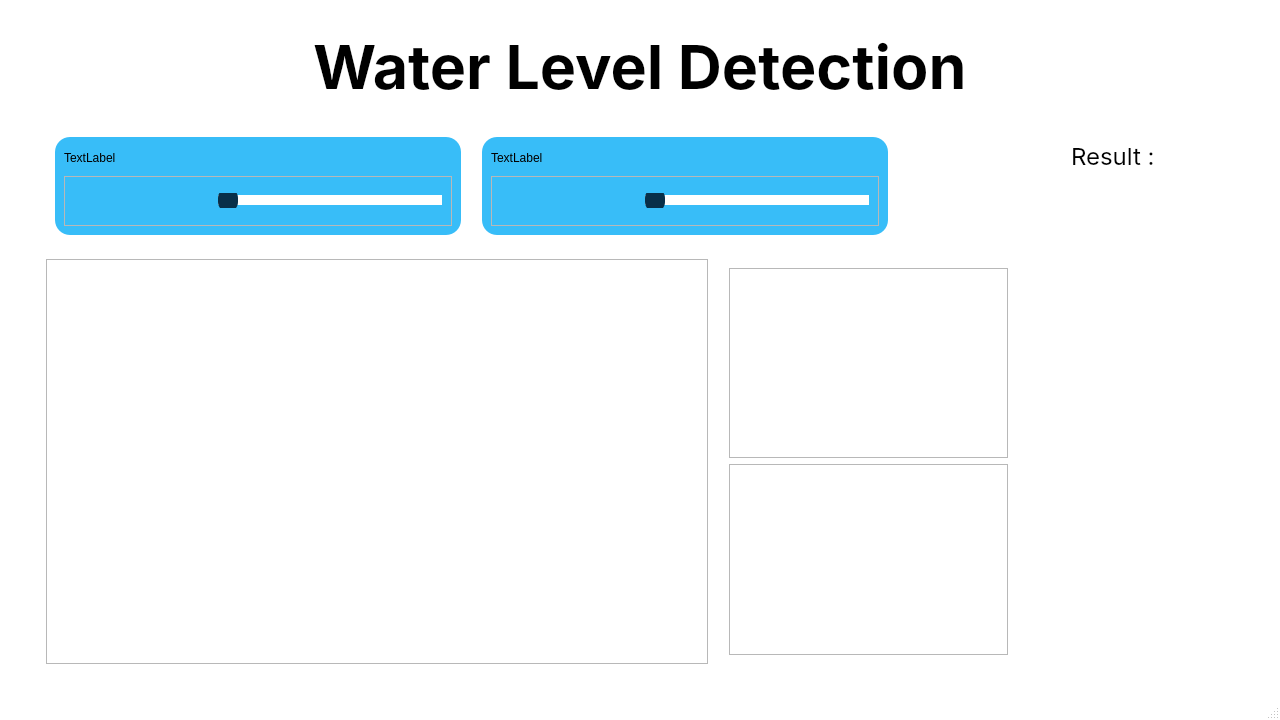
<?xml version="1.0" encoding="UTF-8"?>
<ui version="4.0">
 <class>MainWindow</class>
 <widget class="QMainWindow" name="MainWindow">
  <property name="geometry">
   <rect>
    <x>0</x>
    <y>0</y>
    <width>1280</width>
    <height>720</height>
   </rect>
  </property>
  <property name="windowTitle">
   <string>MainWindow</string>
  </property>
  <property name="styleSheet">
   <string notr="true">QMainWindow#MainWindow {
	background : #ffffff
}</string>
  </property>
  <widget class="QWidget" name="centralwidget">
   <widget class="QFrame" name="frame">
    <property name="geometry">
     <rect>
      <x>140</x>
      <y>9</y>
      <width>1000</width>
      <height>115</height>
     </rect>
    </property>
    <property name="layoutDirection">
     <enum>Qt::LeftToRight</enum>
    </property>
    <property name="frameShape">
     <enum>QFrame::NoFrame</enum>
    </property>
    <property name="frameShadow">
     <enum>QFrame::Raised</enum>
    </property>
    <layout class="QHBoxLayout" name="horizontalLayout">
     <item>
      <spacer name="horizontalSpacer">
       <property name="orientation">
        <enum>Qt::Horizontal</enum>
       </property>
       <property name="sizeHint" stdset="0">
        <size>
         <width>40</width>
         <height>20</height>
        </size>
       </property>
      </spacer>
     </item>
     <item>
      <widget class="QLabel" name="label">
       <property name="font">
        <font>
         <family>Inter</family>
         <pointsize>46</pointsize>
         <weight>75</weight>
         <bold>true</bold>
        </font>
       </property>
       <property name="mouseTracking">
        <bool>true</bool>
       </property>
       <property name="layoutDirection">
        <enum>Qt::LeftToRight</enum>
       </property>
       <property name="autoFillBackground">
        <bool>false</bool>
       </property>
       <property name="styleSheet">
        <string notr="true"/>
       </property>
       <property name="frameShadow">
        <enum>QFrame::Sunken</enum>
       </property>
       <property name="text">
        <string>Water Level Detection</string>
       </property>
       <property name="textFormat">
        <enum>Qt::AutoText</enum>
       </property>
      </widget>
     </item>
     <item>
      <spacer name="horizontalSpacer_2">
       <property name="orientation">
        <enum>Qt::Horizontal</enum>
       </property>
       <property name="sizeHint" stdset="0">
        <size>
         <width>40</width>
         <height>20</height>
        </size>
       </property>
      </spacer>
     </item>
    </layout>
   </widget>
   <widget class="QFrame" name="frame_2">
    <property name="geometry">
     <rect>
      <x>10</x>
      <y>110</y>
      <width>1261</width>
      <height>581</height>
     </rect>
    </property>
    <property name="minimumSize">
     <size>
      <width>1261</width>
      <height>581</height>
     </size>
    </property>
    <property name="maximumSize">
     <size>
      <width>16777215</width>
      <height>16777215</height>
     </size>
    </property>
    <property name="frameShape">
     <enum>QFrame::NoFrame</enum>
    </property>
    <property name="frameShadow">
     <enum>QFrame::Plain</enum>
    </property>
    <property name="lineWidth">
     <number>0</number>
    </property>
    <layout class="QHBoxLayout" name="horizontalLayout_3">
     <item>
      <widget class="QFrame" name="frame_4">
       <property name="maximumSize">
        <size>
         <width>1020</width>
         <height>16777215</height>
        </size>
       </property>
       <property name="frameShape">
        <enum>QFrame::NoFrame</enum>
       </property>
       <property name="frameShadow">
        <enum>QFrame::Plain</enum>
       </property>
       <property name="lineWidth">
        <number>0</number>
       </property>
       <layout class="QVBoxLayout" name="verticalLayout">
        <item>
         <widget class="QFrame" name="frame_3">
          <property name="frameShape">
           <enum>QFrame::NoFrame</enum>
          </property>
          <property name="frameShadow">
           <enum>QFrame::Raised</enum>
          </property>
          <layout class="QHBoxLayout" name="horizontalLayout_4">
           <item>
            <widget class="QFrame" name="frame_6">
             <property name="maximumSize">
              <size>
               <width>406</width>
               <height>100</height>
              </size>
             </property>
             <property name="styleSheet">
              <string notr="true">QFrame#frame_6 {
	background: #38BDF8;
	border-radius: 15px;
}</string>
             </property>
             <property name="frameShape">
              <enum>QFrame::StyledPanel</enum>
             </property>
             <property name="frameShadow">
              <enum>QFrame::Raised</enum>
             </property>
             <layout class="QVBoxLayout" name="verticalLayout_2">
              <item>
               <widget class="QLabel" name="label_3">
                <property name="maximumSize">
                 <size>
                  <width>144</width>
                  <height>40</height>
                 </size>
                </property>
                <property name="text">
                 <string>TextLabel</string>
                </property>
               </widget>
              </item>
              <item>
               <widget class="QFrame" name="frame_8">
                <property name="maximumSize">
                 <size>
                  <width>1000</width>
                  <height>16777215</height>
                 </size>
                </property>
                <property name="frameShape">
                 <enum>QFrame::StyledPanel</enum>
                </property>
                <property name="frameShadow">
                 <enum>QFrame::Raised</enum>
                </property>
                <layout class="QHBoxLayout" name="horizontalLayout_5">
                 <item>
                  <widget class="QPushButton" name="pushButton_3">
                   <property name="enabled">
                    <bool>true</bool>
                   </property>
                   <property name="maximumSize">
                    <size>
                     <width>1000</width>
                     <height>1000</height>
                    </size>
                   </property>
                   <property name="font">
                    <font>
                     <pointsize>9</pointsize>
                    </font>
                   </property>
                   <property name="styleSheet">
                    <string notr="true">QPushButton#pushButton_3{
	background : url(:/images/record.png);
	border-radius: 5px;
	width : 30px;
	height : 30px;
}
QPushButton#pushButton_3:hover {
	background : url(:/images/record_hover.png)
}</string>
                   </property>
                   <property name="text">
                    <string/>
                   </property>
                  </widget>
                 </item>
                 <item>
                  <widget class="QPushButton" name="pushButton_5">
                   <property name="enabled">
                    <bool>true</bool>
                   </property>
                   <property name="maximumSize">
                    <size>
                     <width>30</width>
                     <height>30</height>
                    </size>
                   </property>
                   <property name="font">
                    <font>
                     <pointsize>9</pointsize>
                    </font>
                   </property>
                   <property name="styleSheet">
                    <string notr="true">QPushButton#pushButton_5{
	background :url(:/images/play.png);
	border-radius: 5px;
	width : 98px;
	height : 98px;
}
QPushButton#pushButton_5:hover {
	background : url(:/images/play_hover.png)
}</string>
                   </property>
                   <property name="text">
                    <string/>
                   </property>
                  </widget>
                 </item>
                 <item>
                  <widget class="QPushButton" name="pushButton_4">
                   <property name="enabled">
                    <bool>true</bool>
                   </property>
                   <property name="maximumSize">
                    <size>
                     <width>30</width>
                     <height>30</height>
                    </size>
                   </property>
                   <property name="font">
                    <font>
                     <pointsize>9</pointsize>
                    </font>
                   </property>
                   <property name="styleSheet">
                    <string notr="true">QPushButton#pushButton_4{
	background :url(:/images/stop.png);
	border-radius: 5px;
	width : 98px;
	height : 98px;
}
QPushButton#pushButton_4:hover {
	background :url(:/images/stop_hover.png)
}</string>
                   </property>
                   <property name="text">
                    <string/>
                   </property>
                  </widget>
                 </item>
                 <item>
                  <widget class="QPushButton" name="pushButton_2">
                   <property name="enabled">
                    <bool>true</bool>
                   </property>
                   <property name="maximumSize">
                    <size>
                     <width>30</width>
                     <height>30</height>
                    </size>
                   </property>
                   <property name="font">
                    <font>
                     <pointsize>9</pointsize>
                    </font>
                   </property>
                   <property name="styleSheet">
                    <string notr="true">QPushButton#pushButton_2{
	background :url(:/images/browse.png);
	border-radius: 5px;
	width : 98px;
	height : 98px;
}
QPushButton#pushButton:hover {
	background :url(:/images/browse_hover.png)
}</string>
                   </property>
                   <property name="text">
                    <string/>
                   </property>
                  </widget>
                 </item>
                 <item>
                  <widget class="QSlider" name="horizontalSlider">
                   <property name="styleSheet">
                    <string notr="true">QSlider::groove:horizontal {
	background : #ffffff;
	height : 10px;

}

QSlider::handle:horizontal {
	background : #082F49;
	width: 20px;
	height: 20px;
	border-radius: 10px;
	margin: -7px, -7px;
}</string>
                   </property>
                   <property name="orientation">
                    <enum>Qt::Horizontal</enum>
                   </property>
                  </widget>
                 </item>
                </layout>
               </widget>
              </item>
             </layout>
            </widget>
           </item>
           <item>
            <widget class="QFrame" name="frame_7">
             <property name="maximumSize">
              <size>
               <width>406</width>
               <height>100</height>
              </size>
             </property>
             <property name="styleSheet">
              <string notr="true">QFrame#frame_7 {
	background: #38BDF8;
	border-radius: 15px;
}</string>
             </property>
             <property name="frameShape">
              <enum>QFrame::StyledPanel</enum>
             </property>
             <property name="frameShadow">
              <enum>QFrame::Raised</enum>
             </property>
             <layout class="QVBoxLayout" name="verticalLayout_3">
              <item>
               <widget class="QLabel" name="label_4">
                <property name="maximumSize">
                 <size>
                  <width>144</width>
                  <height>40</height>
                 </size>
                </property>
                <property name="text">
                 <string>TextLabel</string>
                </property>
               </widget>
              </item>
              <item>
               <widget class="QFrame" name="frame_9">
                <property name="maximumSize">
                 <size>
                  <width>406</width>
                  <height>16777215</height>
                 </size>
                </property>
                <property name="frameShape">
                 <enum>QFrame::StyledPanel</enum>
                </property>
                <property name="frameShadow">
                 <enum>QFrame::Raised</enum>
                </property>
                <layout class="QHBoxLayout" name="horizontalLayout_6">
                 <item>
                  <widget class="QPushButton" name="pushButton_6">
                   <property name="enabled">
                    <bool>true</bool>
                   </property>
                   <property name="maximumSize">
                    <size>
                     <width>30</width>
                     <height>30</height>
                    </size>
                   </property>
                   <property name="font">
                    <font>
                     <pointsize>9</pointsize>
                    </font>
                   </property>
                   <property name="styleSheet">
                    <string notr="true">QPushButton#pushButton_6{
	background : url(:/images/record.png);
	border-radius: 5px;
	width : 30px;
	height : 30px;
}
QPushButton#pushButton_6:hover {
	background : url(:/images/record_hover.png)
}</string>
                   </property>
                   <property name="text">
                    <string/>
                   </property>
                  </widget>
                 </item>
                 <item>
                  <widget class="QPushButton" name="pushButton_7">
                   <property name="enabled">
                    <bool>true</bool>
                   </property>
                   <property name="maximumSize">
                    <size>
                     <width>30</width>
                     <height>30</height>
                    </size>
                   </property>
                   <property name="font">
                    <font>
                     <pointsize>9</pointsize>
                    </font>
                   </property>
                   <property name="styleSheet">
                    <string notr="true">QPushButton#pushButton_7{
	background :url(:/images/play.png);
	border-radius: 5px;
	width : 98px;
	height : 98px;
}
QPushButton#pushButton_7:hover {
	background : url(:/images/play_hover.png)
}</string>
                   </property>
                   <property name="text">
                    <string/>
                   </property>
                  </widget>
                 </item>
                 <item>
                  <widget class="QPushButton" name="pushButton_8">
                   <property name="enabled">
                    <bool>true</bool>
                   </property>
                   <property name="maximumSize">
                    <size>
                     <width>30</width>
                     <height>30</height>
                    </size>
                   </property>
                   <property name="font">
                    <font>
                     <pointsize>9</pointsize>
                    </font>
                   </property>
                   <property name="styleSheet">
                    <string notr="true">QPushButton#pushButton_8{
	background :url(:/images/stop.png);
	border-radius: 5px;
	width : 98px;
	height : 98px;
}
QPushButton#pushButton_8:hover {
	background :url(:/images/stop_hover.png)
}</string>
                   </property>
                   <property name="text">
                    <string/>
                   </property>
                  </widget>
                 </item>
                 <item>
                  <widget class="QPushButton" name="pushButton_9">
                   <property name="enabled">
                    <bool>true</bool>
                   </property>
                   <property name="maximumSize">
                    <size>
                     <width>30</width>
                     <height>30</height>
                    </size>
                   </property>
                   <property name="font">
                    <font>
                     <pointsize>9</pointsize>
                    </font>
                   </property>
                   <property name="styleSheet">
                    <string notr="true">QPushButton#pushButton_9{
	background :url(:/images/browse.png);
	border-radius: 5px;
	width : 98px;
	height : 98px;
}
QPushButton#pushButton_9:hover {
	background :url(:/images/browse_hover.png)
}</string>
                   </property>
                   <property name="text">
                    <string/>
                   </property>
                  </widget>
                 </item>
                 <item>
                  <widget class="QSlider" name="horizontalSlider_2">
                   <property name="styleSheet">
                    <string notr="true">QSlider::groove:horizontal {
	background : #ffffff;
	height : 10px;

}

QSlider::handle:horizontal {
	background : #082F49;
	width: 20px;
	height: 20px;
	border-radius: 10px;
	margin: -7px, -7px;
}</string>
                   </property>
                   <property name="orientation">
                    <enum>Qt::Horizontal</enum>
                   </property>
                  </widget>
                 </item>
                </layout>
               </widget>
              </item>
             </layout>
            </widget>
           </item>
           <item>
            <widget class="QPushButton" name="pushButton">
             <property name="maximumSize">
              <size>
               <width>98</width>
               <height>98</height>
              </size>
             </property>
             <property name="styleSheet">
              <string notr="true">QPushButton#pushButton{
	background :url(:/images/start_button.png);
	border-radius: 5px;
	width : 98px;
	height : 98px;
}
QPushButton#pushButton:hover {
	background :url(:/images/start_button_hover.png)
}</string>
             </property>
             <property name="text">
              <string/>
             </property>
            </widget>
           </item>
          </layout>
         </widget>
        </item>
        <item>
         <widget class="QFrame" name="frame_5">
          <property name="frameShape">
           <enum>QFrame::NoFrame</enum>
          </property>
          <property name="frameShadow">
           <enum>QFrame::Raised</enum>
          </property>
          <layout class="QHBoxLayout" name="horizontalLayout_7">
           <item>
            <widget class="QGraphicsView" name="graphicsView">
             <property name="maximumSize">
              <size>
               <width>662</width>
               <height>426</height>
              </size>
             </property>
            </widget>
           </item>
           <item>
            <widget class="QFrame" name="frame_10">
             <property name="maximumSize">
              <size>
               <width>297</width>
               <height>16777215</height>
              </size>
             </property>
             <property name="frameShape">
              <enum>QFrame::NoFrame</enum>
             </property>
             <property name="frameShadow">
              <enum>QFrame::Raised</enum>
             </property>
             <layout class="QVBoxLayout" name="verticalLayout_4">
              <item>
               <widget class="QGraphicsView" name="graphicsView_2">
                <property name="maximumSize">
                 <size>
                  <width>297</width>
                  <height>196</height>
                 </size>
                </property>
               </widget>
              </item>
              <item>
               <widget class="QGraphicsView" name="graphicsView_3">
                <property name="maximumSize">
                 <size>
                  <width>297</width>
                  <height>196</height>
                 </size>
                </property>
               </widget>
              </item>
             </layout>
            </widget>
           </item>
          </layout>
         </widget>
        </item>
       </layout>
      </widget>
     </item>
     <item>
      <widget class="QFrame" name="result_box">
       <property name="enabled">
        <bool>true</bool>
       </property>
       <property name="maximumSize">
        <size>
         <width>207</width>
         <height>543</height>
        </size>
       </property>
       <property name="styleSheet">
        <string notr="true">#result_box{
		background-image: url(:/images/Rectangle 10.png);
}</string>
       </property>
       <property name="frameShape">
        <enum>QFrame::NoFrame</enum>
       </property>
       <property name="frameShadow">
        <enum>QFrame::Raised</enum>
       </property>
       <widget class="QLabel" name="label_2">
        <property name="geometry">
         <rect>
          <x>20</x>
          <y>10</y>
          <width>95</width>
          <height>34</height>
         </rect>
        </property>
        <property name="font">
         <font>
          <family>Inter</family>
          <pointsize>18</pointsize>
         </font>
        </property>
        <property name="text">
         <string>Result :</string>
        </property>
       </widget>
      </widget>
     </item>
    </layout>
   </widget>
  </widget>
  <widget class="QStatusBar" name="statusbar"/>
 </widget>
 <resources>
  <include location="Assets/button_img.qrc"/>
 </resources>
 <connections/>
</ui>
